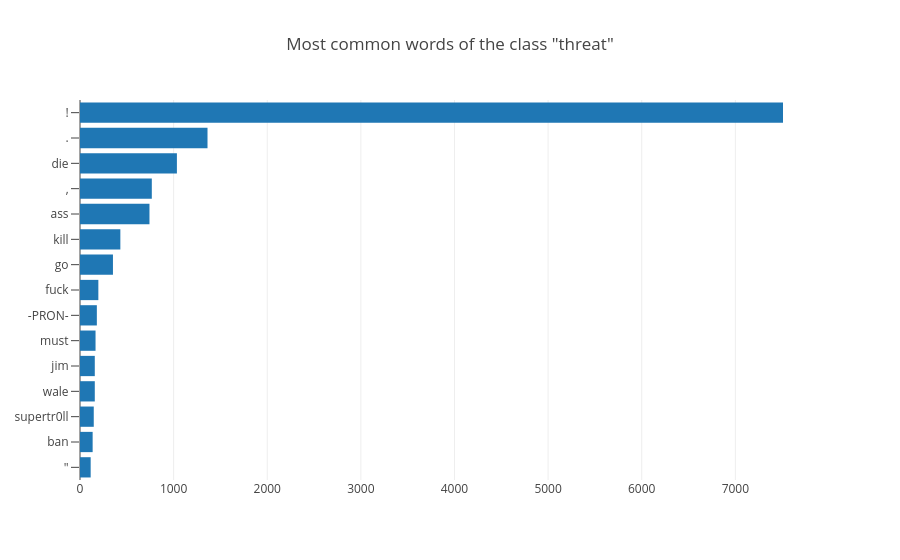

Notebook code cell kept with this figure:
### Code cell
most_common_words("threat")

### Figure 1 — Plotly figure (JSON) as saved in the notebook; plotly's stock layout.template omitted (floating-point values rounded to 4 significant figures)
{"data": [{"orientation": "h", "type": "bar", "x": [114, 135, 147, 158, 158, 166, 180, 196, 352, 431, 742, 767, 1035, 1362, 7509], "y": ["\"", "ban", "supertr0ll", "wale", "jim", "must", "-PRON-", "fuck", "go", "kill", "ass", ",", "die", ".", "!"]}], "layout": {"title": "Most common words of the class \"threat\"", "yaxis": {"ticklen": 8}}}
